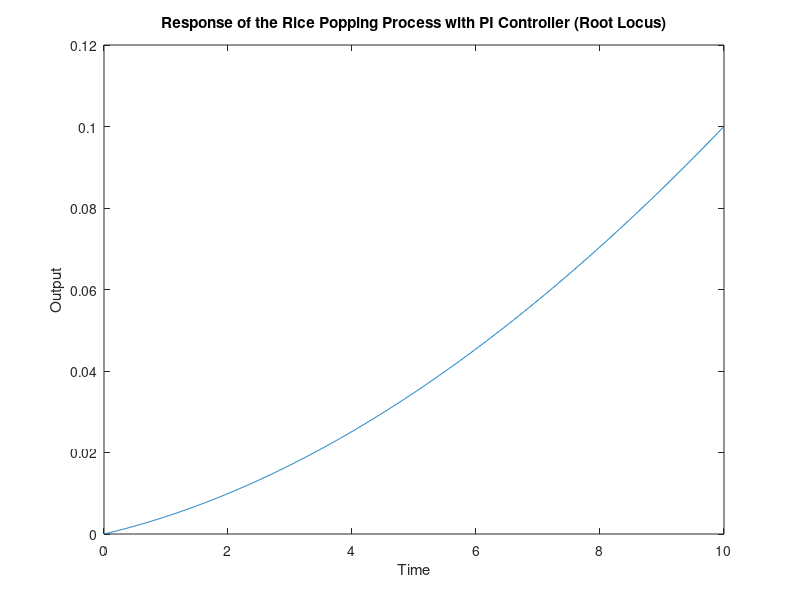

Reproduce this figure in MATLAB.
close all
clear all
clc
% Step 1: Obtain the transfer function of the PI controller
Kp = 1; % Proportional gain
Ti = 1; % Integral time constant
s = tf('s');
PI = Kp + (Kp/Ti)/s;

% Step 2: Determine the controller parameters (proportional gain and integral time constant)
Kp = 1.2; % Proportional gain
Ti = 2.5; % Integral time constant
PI = Kp + (Kp/Ti)/s;

% Step 3: Combine the controller transfer function with the process transfer function to form the open-loop transfer function
H = ((0.0030*s^3)+(4.8978e-5*s^2)+(2.5849e-7*s)+(4.3592e-10))/((s^4)+(0.0288*s^3)+(2.3163e-4*s^2)+(5.8211e-7*s)+(2.4497e-10));
G = PI * H;

% Step 4: Use the rlocus function to plot the root locus
rlocus(G);

% Step 5: Analyze the root locus plot to determine the desired controller parameters
% Determine the desired pole locations and corresponding gains from the root locus plot

% Step 6: Implement the PI controller in code
t = 0:0.01:10; % Time vector
r = ones(size(t)); % Reference input
[y, t] = lsim(feedback(G,1), r, t); % Simulate the closed-loop response

% Plot the response
plot(t, y);
xlabel('Time');
ylabel('Output');
title('Response of the Rice Popping Process with PI Controller (Root Locus)');
